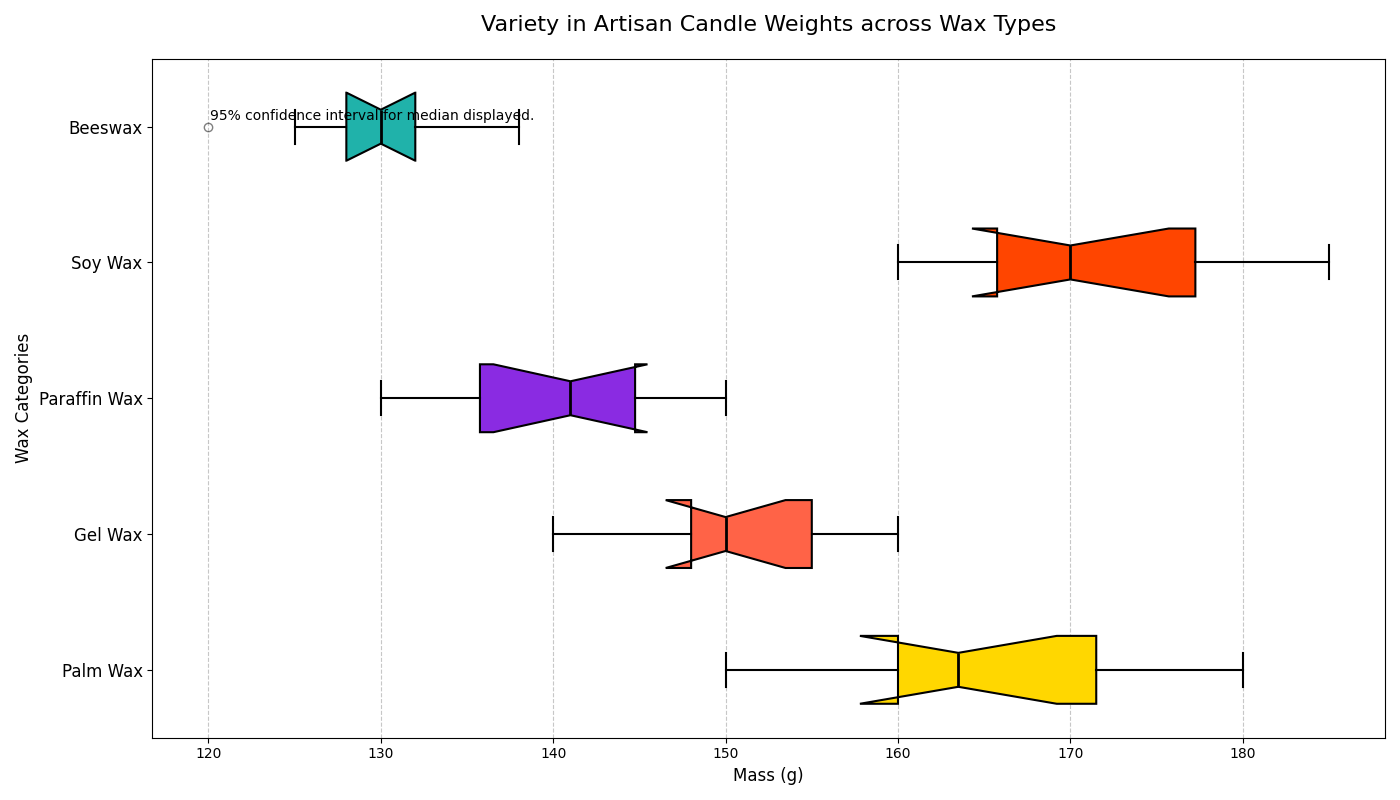

Write Python code to recreate this figure.
import matplotlib.pyplot as plt
import numpy as np

# Types of wax - shuffled labels
wax_types = ['Palm Wax', 'Gel Wax', 'Paraffin Wax', 'Soy Wax', 'Beeswax']

# Artificial data representing candle weights (in grams) for each wax type
soy_wax_weights = [150, 155, 160, 162, 170, 175, 180, 165, 172, 160]
beeswax_weights = [140, 145, 148, 150, 155, 150, 158, 155, 160, 148]
paraffin_weights = [130, 135, 138, 140, 145, 148, 150, 144, 142, 135]
palm_wax_weights = [160, 165, 170, 168, 175, 180, 185, 178, 170, 165]
gel_wax_weights = [120, 125, 130, 128, 135, 132, 138, 130, 132, 128]

# Combine all data into a list
data = [soy_wax_weights, beeswax_weights, paraffin_weights, palm_wax_weights, gel_wax_weights]

# Define custom colors for each box
colors = ['#FFD700', '#FF6347', '#8A2BE2', '#FF4500', '#20B2AA']

# Create the plot
fig, ax = plt.subplots(figsize=(14, 8))

# Plot box plots with custom properties
bp = ax.boxplot(data, vert=False, patch_artist=True, notch=True,
                boxprops=dict(linewidth=1.5),
                whiskerprops=dict(linewidth=1.5),
                capprops=dict(linewidth=1.5),
                medianprops=dict(color='black', linewidth=2),
                flierprops=dict(marker='o', color='black', alpha=0.5))

# Set individual box colors
for patch, color in zip(bp['boxes'], colors):
    patch.set_facecolor(color)

# Alter chart title and labels
ax.set_title('Variety in Artisan Candle Weights across Wax Types', fontsize=16, pad=20)
ax.set_xlabel('Mass (g)', fontsize=12)
ax.set_ylabel('Wax Categories', fontsize=12)
ax.set_yticklabels(wax_types, fontsize=12)

# Customize grid for better readability
ax.grid(axis='x', linestyle='--', alpha=0.7)

# Add a legend to explain notched boxes
plt.figtext(0.15, 0.85, "95% confidence interval for median displayed.", fontsize=10)

# Use tight_layout for better spacing
plt.tight_layout()

# Display the plot
plt.show()
